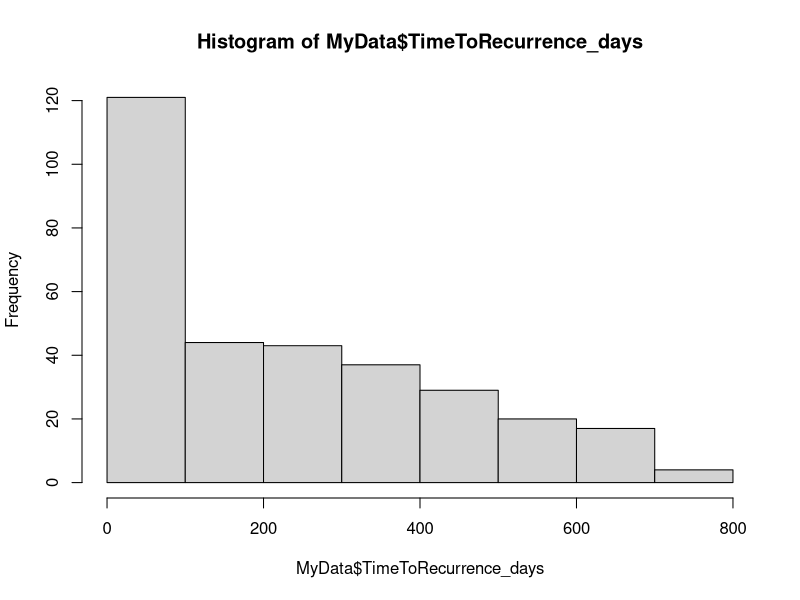
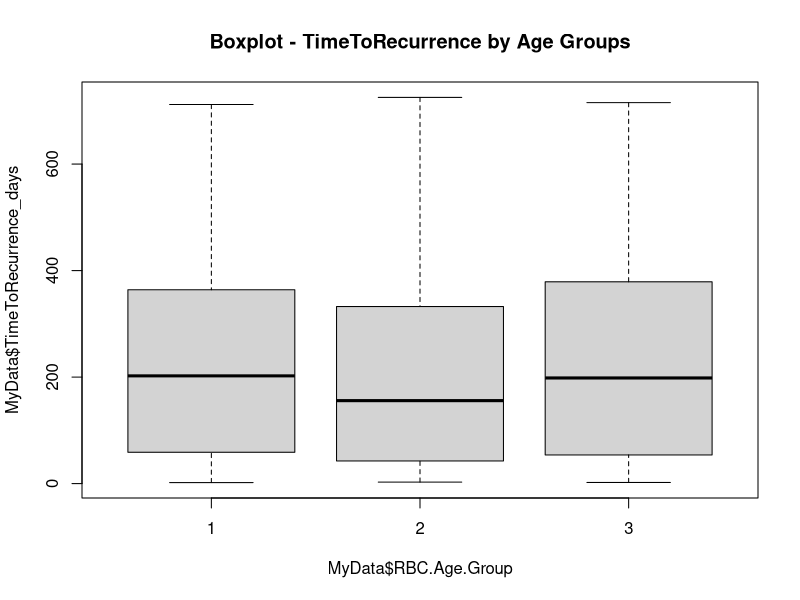
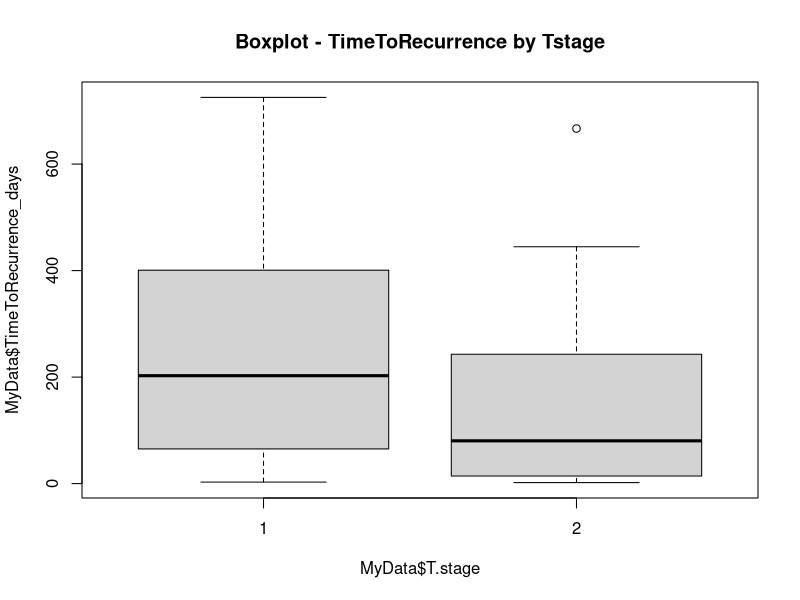
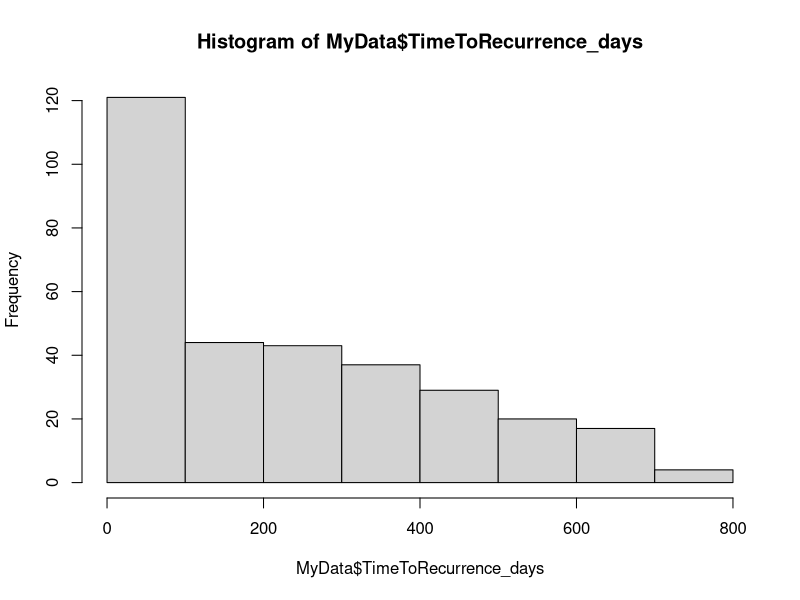
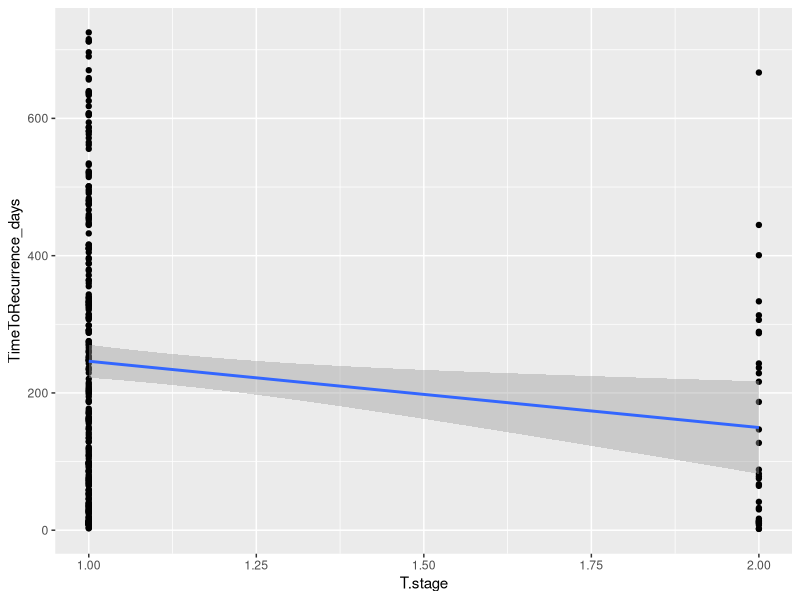

The R source for these figures, in order: (Note: this script raises an error after producing the figures.)
#----GROUP 3-------------------------####
# Date:  2024-09-12       
# Author:  The members of GROUP 3: Siren Hovland, Hildegunn Frønningen, Marianne Hannisdal      
# Filename: analyzing_the_data.R    
# Description: Analyzing the data
#               
#               
# Project: Exam
#-------------------------------------------###




# Analyzing the data ----

## Importing data and libraries----
# Importing relevant packages
library(tidyverse)
library(here)
library(readxl)

# Reading the file
MyData <- read_delim(here("DATA","tidy_adjust_exam_dataset.txt"))


# Was the time to recurrence different for various `RBC.Age.Group` levels?----

## Calculating max and min values for TimeToRecurrence_days by RBC.Age.Group 
MyData %>%
  select(RBC.Age.Group, TimeToRecurrence_days) %>%
  mutate(TimeToRecurrence_days = as.numeric(TimeToRecurrence_days)) %>%
  group_by(RBC.Age.Group) %>% 
  summarise(min(TimeToRecurrence_days, na.rm = T), max(TimeToRecurrence_days, na.rm = T))


## Calculating the mean value for TimeToRecurrence_days by RBC.Age.Group 
MyData %>% 
  group_by(RBC.Age.Group) %>% 
  summarise(mean(TimeToRecurrence_days, na.rm = T))


# Normal distribution or not by using histogram?

hist(MyData$TimeToRecurrence_days)
dev.copy(png,filename="RESULTS/histogram.png"); #Saving the displayed plot
dev.off ();

# The TimeToRecurrence is not normaly distributed so T test is not relevant. 

# Drawing a boxplot 

boxplot((MyData$TimeToRecurrence_days ~ MyData$RBC.Age.Group), na.rm = T, main="Boxplot - TimeToRecurrence by Age Groups")


# Anova. Might work even if the data are not normally distributed 

ANOVAresult <-
  
  MyData %>% 
  
  mutate(TimeToRecurrence_days = log(TimeToRecurrence_days)) %>%
  
  aov(TimeToRecurrence_days~RBC.Age.Group, data = .)

ANOVAresult %>%
  
  summary()

# The P-value (Pr(>F))= 0.755. Not a statistically significant difference but a numeric difference. 

# using the Kruskal-Wallis Test 

kruskal.test(TimeToRecurrence_days~RBC.Age.Group, data = MyData)
# a P-value og 0,592 is not significant.
# there is a numerical value that is not statistically significant. 


# Was the time to recurrence different for various `T.Stage` levels?

TimeToRec_strat_by_Tstage <- MyData %>% 
  group_by(T.stage) %>% 
  summarise(
    max_TimeToRec = max(TimeToRecurrence_days, na.rm = T),
    min_TimeToRec = min(TimeToRecurrence_days, na.rm = T),
    mean_TimeToRec = mean(TimeToRecurrence_days, na.rm = T),
    std_dev_TimeToRec = sd(TimeToRecurrence_days, na.rm = T)
  )

TimeToRec_strat_by_Tstage

# The mean time to recurrence was clealy different between the two T-stage groups.
# For patients with T-stage 1 the mean time to recurrence was 246 (Std.dev 204) days. 
# For patients with T-Stage 2 the mean time to recurrence was only 150 (std.dev 159) days.  
# The differende can altso be wiaualised by a boxplot 
boxplot((MyData$TimeToRecurrence_days ~ MyData$T.stage), na.rm = T, main="Boxplot - TimeToRecurrence by Tstage")

dev.copy(png, filename = "RESULTS/Boxplot_TimeToRecurrence_by_Tstage.png")
# Saving the displayed plot
dev.off()


# histogram only shows that the time to recurrence is not noramlly distributed, 
# it does not tell if the two different groups are normally distibuted. 
hist(MyData$TimeToRecurrence_days) 

# using the Kruskal-Wallis Test 
kruskal.test(TimeToRecurrence_days~T.stage, data = MyData)
# a P-value of 0,0048 is clearly statisticlly significant. 

# -Only for persons with `T.Stage == 1`

TimeToRec_strat_by_Tstage_1 <- MyData %>% 
  filter(T.stage == 1) %>%
  group_by(T.stage) %>% 
  summarise(
    max_TimeToRec = max(TimeToRecurrence_days, na.rm = T),
    min_TimeToRec = min(TimeToRecurrence_days, na.rm = T),
    mean_TimeToRec = mean(TimeToRecurrence_days, na.rm = T),
    std_dev_TimeToRec = sd(TimeToRecurrence_days, na.rm = T)
  )

# TimeToRec_strat_by_Tstage_1


#- Only for persons with `Median.RBC.Age == 25`

TimeToRec_strat_by_Median.RBC.Age <- MyData %>% 
  filter(Median.RBC.Age == 25) %>%
  group_by(T.stage) %>% 
  summarise(
    max_TimeToRec = max(TimeToRecurrence_days, na.rm = T),
    min_TimeToRec = min(TimeToRecurrence_days, na.rm = T),
    mean_TimeToRec = mean(TimeToRecurrence_days, na.rm = T),
    std_dev_TimeToRec = sd(TimeToRecurrence_days, na.rm = T)
  )

TimeToRec_strat_by_Median.RBC.Age


#- Only for persons with `TimeToReccurence` later than 4 weeks
# skriver dager fordi vi har fjernet variabelen som viser

TimeToRec_strat_by_later_than_4_Weeks <- MyData %>% 
  filter(TimeToRecurrence_days >= 28) %>%
  group_by(T.stage) %>% 
  summarise(
    max_TimeToRec = max(TimeToRecurrence_days, na.rm = T),
    min_TimeToRec = min(TimeToRecurrence_days, na.rm = T),
    mean_TimeToRec = mean(TimeToRecurrence_days, na.rm = T),
    std_dev_TimeToRec = sd(TimeToRecurrence_days, na.rm = T)
  )

TimeToRec_strat_by_later_than_4_Weeks

#- Only for persons recruited in `Hosp1` and `Tvol == 2`

TimeToRec_for_Hosp1_Tvol_2  <- MyData %>% 
  filter(Hospital == "Hosp1") %>%
  group_by(T.stage) %>% 
  summarise(
    max_TimeToRec = max(TimeToRecurrence_days, na.rm = T),
    min_TimeToRec = min(TimeToRecurrence_days, na.rm = T),
    mean_TimeToRec = mean(TimeToRecurrence_days, na.rm = T),
    std_dev_TimeToRec = sd(TimeToRecurrence_days, na.rm = T)
  )
TimeToRec_for_Hosp1_Tvol_2


# Illustarted by ggplots

MyData %>% 
  ggplot(aes(x = T.stage, y = TimeToRecurrence_days)) +
  geom_point() + 
  geom_smooth(method = "lm")  

# Calculate correlation and handle NA values by excluding them
correlation <- cor(MyData$TimeToRecurrence_days, MyData$T.stage, use = "complete.obs")
print(correlation) # Calculated value -0.1517019. 

#Time to recurrence is 15 % longer in those with T stage 1 than T stage 2.  


## Did having `AdjRadTherapy` affected time to recurrence? ----

# Exploring: See unique values in the AdjRadTherapy column
unique_values <- unique(MyData$AdjRadTherapy)
print(unique_values) # only 0 and 1

# Count the frequency of each value in the AdjRadTherapy column
frequency_table <- table(MyData$AdjRadTherapy)
print(frequency_table) # AdjRadTherapy==1 only occured once, rest was 0

# Calculate mean time to recurrence for both groups
mean_time_to_recurrence <- MyData %>%
  group_by(AdjRadTherapy) %>%
  summarise(
    MeanTimeToRecurrence = mean(TimeToRecurrence_days, na.rm = TRUE),
    .groups = 'drop'
  )

# Print the results
print(mean_time_to_recurrence)

# Subset data for t-test
time_recurrence_0 <- MyData %>%
  filter(AdjRadTherapy == 0) %>%
  pull(TimeToRecurrence_days)

time_recurrence_1 <- MyData %>%
  filter(AdjRadTherapy == 1) %>%
  pull(TimeToRecurrence_days)

# Perform two-sided t-test
t_test_result <- t.test(time_recurrence_1, time_recurrence_0, alternative = "two.sided", na.rm = TRUE) 
# Error in t.test.default(time_recurrence_1, time_recurrence_0, alternative = "two.sided",  : not enough 'x' observations

# Perform one-sided t-test to see if the mean time to recurrence is greater for AdjRadTherapy == 1
t_test_result <- t.test(time_recurrence_1, time_recurrence_0, alternative = "greater", na.rm = TRUE)
# Error: not enough 'x' observations

# Print the results of the t-test
print(t_test_result) #No result due to error

# What about AnyAdjTherapy in stead of AdjRadTherapy?

# Count the frequency of each value
frequency_table <- table(MyData$AnyAdjTherapy)
print(frequency_table) #7 observations of 1, rest 0

# Assuming AnyAdjTherapy is also a binary indicator (0 and 1)
mean_time_to_recurrence_anyadj <- MyData %>%
  group_by(AnyAdjTherapy) %>%
  summarise(
    MeanTimeToRecurrence = mean(TimeToRecurrence_days, na.rm = TRUE),
    .groups = 'drop'
  )

# Print the results
print(mean_time_to_recurrence_anyadj)

# Subset data for t-test
time_recurrence_any_0 <- MyData %>%
  filter(AnyAdjTherapy == 0) %>%
  pull(TimeToRecurrence_days)

time_recurrence_any_1 <- MyData %>%
  filter(AnyAdjTherapy == 1) %>%
  pull(TimeToRecurrence_days)

# Perform one-sided t-test to see if the mean time to recurrence is greater for AnyAdjTherapy == 1
t_test_result_any <- t.test(time_recurrence_any_1, time_recurrence_any_0, alternative = "greater", na.rm = TRUE)

# Print the results of the t-test
print(t_test_result_any) #p-value = 0.7421 No significant difference in mean due to power



# - Did those that had recurrence had also larger `TVol` values than those without recurrence? ----

# Count the frequency of each value
frequency_table <- table(MyData$TVol)
print(frequency_table) # Tvol 1 counted 64, Tvol 2 counted 153, Tvol 1 counted 93


MyData %>%
  count (Recurrence, T.stage)

# Create a table of counts for 'Tvol' and 'Recurrence'
table_result <- table(MyData$TVol, MyData$Recurrence)

# View the result
print(table_result)


